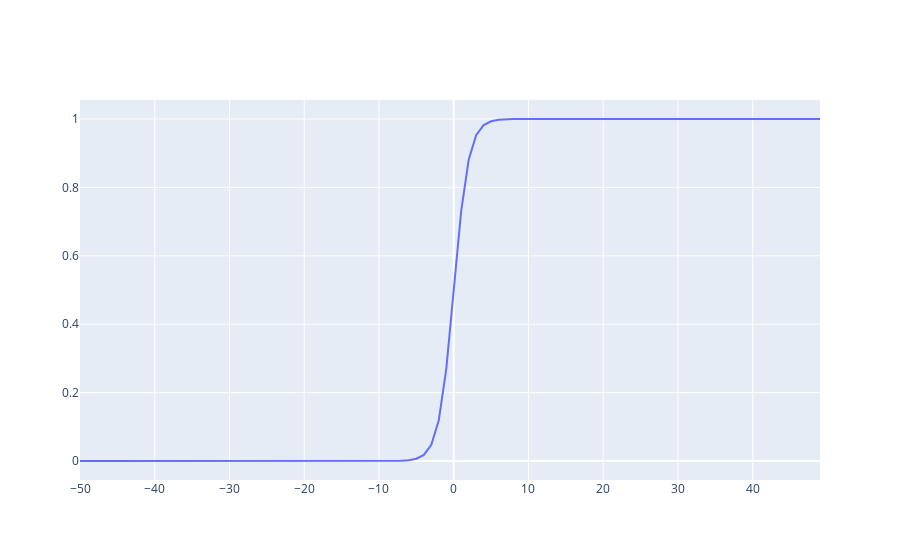

Notebook source saved alongside this figure:
### Code cell
test_range = np.arange(-50,50)

fig = go.Figure()

fig.add_trace(go.Scatter(x = test_range, y = sigmoid(test_range)))
